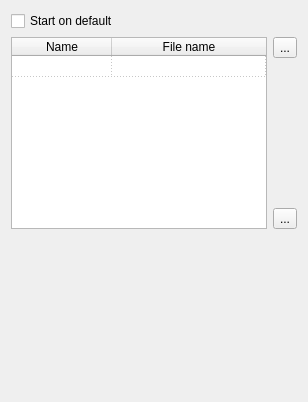
           <widget class="QWidget" name="tab_11">
            <attribute name="icon">
             <iconset resource="../xpeccy.qrc">
              <normaloff>:/images/profile.png</normaloff>:/images/profile.png</iconset>
            </attribute>
            <attribute name="title">
             <string>Profiles</string>
            </attribute>
            <layout class="QVBoxLayout" name="verticalLayout_35">
             <item>
              <layout class="QGridLayout" name="gridLayout_20">
               <item row="0" column="0">
                <widget class="QCheckBox" name="defstart">
                 <property name="text">
                  <string>Start on default</string>
                 </property>
                </widget>
               </item>
               <item row="0" column="1">
                <spacer name="horizontalSpacer_6">
                 <property name="orientation">
                  <enum>Qt::Horizontal</enum>
                 </property>
                 <property name="sizeHint" stdset="0">
                  <size>
                   <width>40</width>
                   <height>20</height>
                  </size>
                 </property>
                </spacer>
               </item>
              </layout>
             </item>
             <item>
              <layout class="QHBoxLayout" name="horizontalLayout_23">
               <item>
                <widget class="QTableWidget" name="twProfileList">
                 <property name="editTriggers">
                  <set>QAbstractItemView::NoEditTriggers</set>
                 </property>
                 <property name="alternatingRowColors">
                  <bool>true</bool>
                 </property>
                 <property name="selectionMode">
                  <enum>QAbstractItemView::SingleSelection</enum>
                 </property>
                 <property name="selectionBehavior">
                  <enum>QAbstractItemView::SelectRows</enum>
                 </property>
                 <property name="gridStyle">
                  <enum>Qt::DotLine</enum>
                 </property>
                 <property name="rowCount">
                  <number>1</number>
                 </property>
                 <property name="columnCount">
                  <number>2</number>
                 </property>
                 <attribute name="horizontalHeaderMinimumSectionSize">
                  <number>100</number>
                 </attribute>
                 <attribute name="horizontalHeaderShowSortIndicator" stdset="0">
                  <bool>false</bool>
                 </attribute>
                 <attribute name="horizontalHeaderStretchLastSection">
                  <bool>true</bool>
                 </attribute>
                 <attribute name="verticalHeaderVisible">
                  <bool>false</bool>
                 </attribute>
                 <attribute name="verticalHeaderDefaultSectionSize">
                  <number>21</number>
                 </attribute>
                 <row/>
                 <column>
                  <property name="text">
                   <string>Name</string>
                  </property>
                 </column>
                 <column>
                  <property name="text">
                   <string>File name</string>
                  </property>
                 </column>
                </widget>
               </item>
               <item>
                <layout class="QVBoxLayout" name="verticalLayout_27">
                 <item>
                  <widget class="QToolButton" name="tbNewProfile">
                   <property name="text">
                    <string>...</string>
                   </property>
                   <property name="icon">
                    <iconset resource="../xpeccy.qrc">
                     <normaloff>:/images/add.png</normaloff>:/images/add.png</iconset>
                   </property>
                  </widget>
                 </item>
                 <item>
                  <spacer name="verticalSpacer_15">
                   <property name="orientation">
                    <enum>Qt::Vertical</enum>
                   </property>
                   <property name="sizeHint" stdset="0">
                    <size>
                     <width>20</width>
                     <height>40</height>
                    </size>
                   </property>
                  </spacer>
                 </item>
                 <item>
                  <widget class="QToolButton" name="tbDelProfile">
                   <property name="text">
                    <string>...</string>
                   </property>
                   <property name="icon">
                    <iconset resource="../xpeccy.qrc">
                     <normaloff>:/images/cancel.png</normaloff>:/images/cancel.png</iconset>
                   </property>
                  </widget>
                 </item>
                </layout>
               </item>
              </layout>
             </item>
             <item>
              <spacer name="verticalSpacer_16">
               <property name="orientation">
                <enum>Qt::Vertical</enum>
               </property>
               <property name="sizeHint" stdset="0">
                <size>
                 <width>20</width>
                 <height>162</height>
                </size>
               </property>
              </spacer>
             </item>
            </layout>
           </widget>
